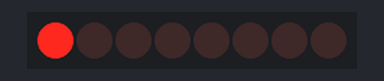
This sketch was run on a simulated Arduino Uno, built with avr-gcc and run on an emulated ATmega328P. Parts: 8 shift-register outputs drawn as a row of LEDs (first output left, lit = HIGH). Wiring (inferred from the names in the program): shift register (74HC595): data pin 10; shift clock pin 12; latch pin 11. Wiring (inferred from the signals the program sends): row of LEDs: on Q0, Q1, Q2, Q3, Q4, Q5, Q6, Q7.

Above: at 0.1 s.
At 5.1 s:
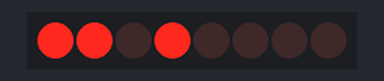
At 10.1 s:
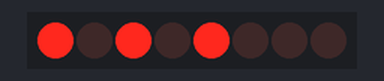
At 20.1 s:
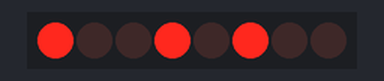
At 30.1 s:
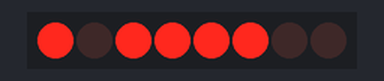
At 39.75 s:
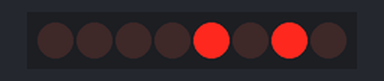
Timing chart, 0 to 40.0 s (numbered marks = the images above):
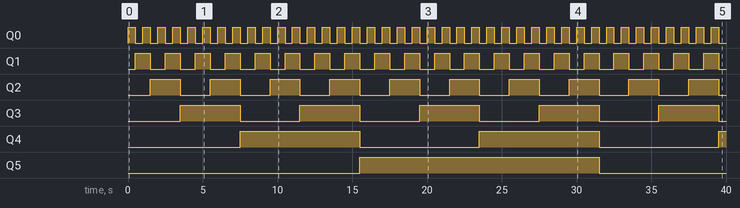

Measured:
- by itself, Q0: alternates HIGH for 0.50 s and LOW for 0.50 s
- by itself, Q1: alternates HIGH for 1.0 s and LOW for 1.0 s
- by itself, Q2: alternates HIGH for 2.0 s and LOW for 2.0 s
- by itself, Q3: alternates HIGH for 4.0 s and LOW for 4.0 s
- by itself, Q4: alternates HIGH for 8.0 s and LOW for 8.0 s
- by itself, Q5: LOW → HIGH at 15.5 s, → LOW 16.0 s later

The sketch:

06-Binary_Counter_with_Shift_register.ino
```cpp
// HC595
int CLOCK = 12;
int LATCH = 11;
int DATA = 10;
int counter = 1;

//podesavanje pinova kao izlaznih kako bi se kontrolisao registar
//setting pins as output to control the register
void setup(){
  pinMode(LATCH, OUTPUT);
  pinMode(CLOCK, OUTPUT);
  pinMode(DATA, OUTPUT);
}

void loop() {
  digitalWrite(LATCH, LOW);
  shiftOut(DATA, CLOCK, MSBFIRST, counter);
  digitalWrite(LATCH, HIGH);
  delay(500);
  counter++;
  if (counter >= 256) counter=1;
}
```
